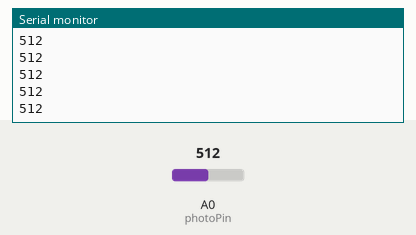
Bench run of a sketch on a simulated Arduino Uno, built with avr-gcc and run on an emulated ATmega328P. Shown: the last lines printed to the serial monitor. Inputs (shaded band) come from the test bench; at power-on: A0 (photoPin) = 512.

Above: at 1.2 s.
1.3 s: A0 (photoPin) set to 610
At 2.3 s:
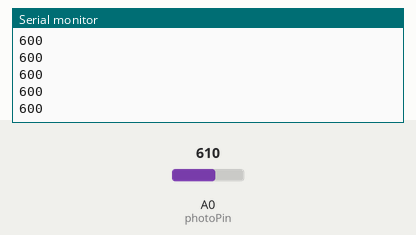
2.8 s: A0 (photoPin) set to 590
At 3.5 s:
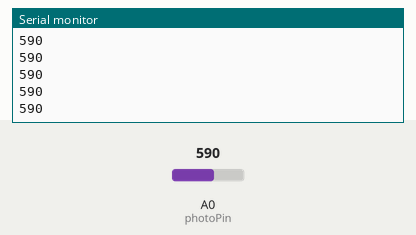
Timing chart, 0 to 5.8 s (numbered marks = the images above; inputs shaded):
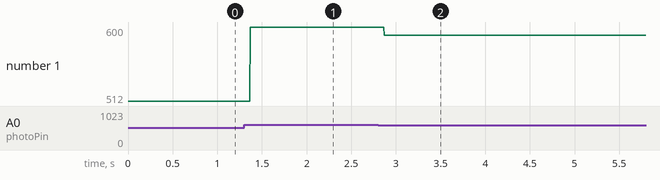

Measured:
- after the input at 1.3 s, the serial monitor: prints a new line after 0.07 s (image 1)
- after the input at 2.8 s, the serial monitor: prints a new line after 0.07 s (image 2)
- plotted number 1: 512 → 600 after the input at 1.3 s, 600 → 590 after the input at 2.8 s

The sketch:

practice-190214.ino
```cpp
int tonePin = 8;
int photoPin = A0;
int photoRead = 0;

int lowLimit = 0;
int highLimit = 600;

void setup() {
  // put your setup code here, to run once:
  Serial.begin(9600);

}

void loop() {
  // put your main code here, to run repeatedly:
  photoRead = analogRead(photoPin);

  if(photoRead < lowLimit){
    photoRead = lowLimit;
  }
  else if(photoRead > highLimit){
    photoRead = highLimit;
  }
  int mapped = map(photoRead, 0, 350,31,4970);
  Serial.println(photoRead);
  //tone(tonePin,mapped,100);
}
```
